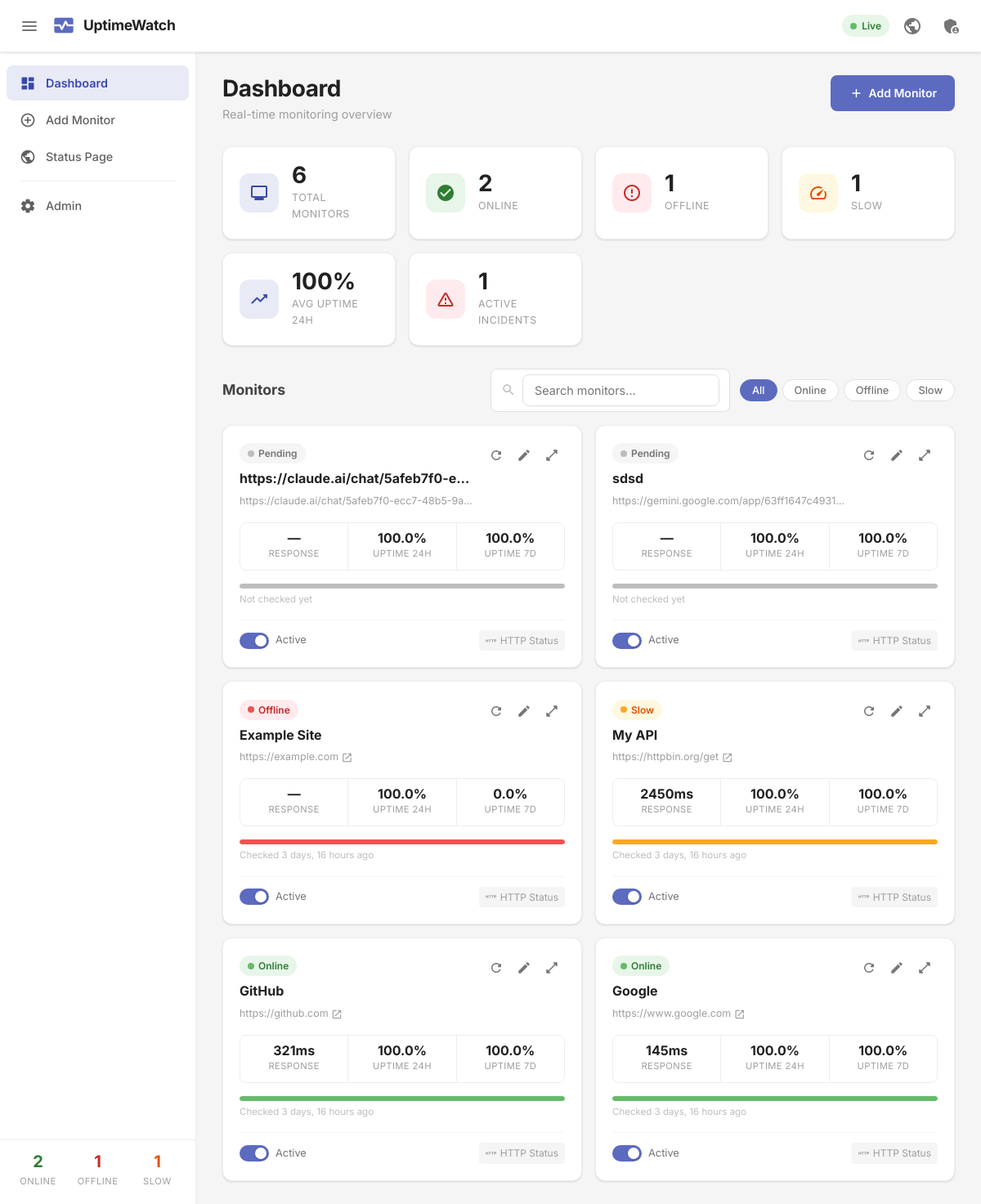
The page / on the database its author committed.
### monitors/models.py (models this page shows, shortened)
class Monitor(models.Model):
    class Status(models.TextChoices):
        ONLINE = 'online', 'Online'
        OFFLINE = 'offline', 'Offline'
        SLOW = 'slow', 'Slow'
        PENDING = 'pending', 'Pending'
    class CheckType(models.TextChoices):
        HTTP = 'http', 'HTTP Status'
        KEYWORD = 'keyword', 'Keyword Search'
    name = models.CharField(max_length=255, help_text="Friendly name for this monitor")
    url = models.URLField(max_length=500, help_text="URL to monitor")
    check_type = models.CharField(
        max_length=20,
        choices=CheckType.choices,
        default=CheckType.HTTP,
    )
    keyword = models.CharField(
        max_length=255,
        blank=True,
        default='',
        help_text="Keyword to search for on the page (only for keyword check type)",
    )
    check_interval = models.PositiveIntegerField(
        default=60,
        help_text="Check interval in seconds",
    )
    timeout = models.PositiveIntegerField(
        default=30,
        help_text="Request timeout in seconds",
    )
    status = models.CharField(
        max_length=20,
        choices=Status.choices,
        default=Status.PENDING,
    )
    is_active = models.BooleanField(default=True)
    last_checked = models.DateTimeField(null=True, blank=True)
    last_response_time = models.FloatField(
        null=True,
        blank=True,
        help_text="Last response time in milliseconds",
    )
    created_at = models.DateTimeField(auto_now_add=True)
    updated_at = models.DateTimeField(auto_now=True)
    class Meta:
        ordering = ['-created_at']
    @property
    def uptime_24h(self):
        since = timezone.now() - timedelta(hours=24)
        logs = self.check_logs.filter(checked_at__gte=since)
        total = logs.count()
        if total == 0:
            return 100.0
        successful = logs.filter(is_up=True).count()
        return round((successful / total) * 100, 2)
    @property
    def uptime_7d(self):
        since = timezone.now() - timedelta(days=7)
        logs = self.check_logs.filter(checked_at__gte=since)
        total = logs.count()
        if total == 0:
            return 100.0
        successful = logs.filter(is_up=True).count()
        return round((successful / total) * 100, 2)

### monitors/views.py (the view)
# urls.py: path('', views.dashboard, name='dashboard'),
def dashboard(request):
    monitors = Monitor.objects.all()
    context = {
        'monitors': monitors,
        'total': monitors.count(),
        'online': monitors.filter(status='online').count(),
        'offline': monitors.filter(status='offline').count(),
        'slow': monitors.filter(status='slow').count(),
    }
    return render(request, 'monitors/dashboard.html', context)

### templates/monitors/dashboard.html (shortened to what this page needs)
{% extends "base.html" %}
{% block content %}
<div class="page-header">
  <div>
    <h1 class="page-title">Dashboard</h1>
    <p class="page-subtitle">Real-time monitoring overview</p>
  </div>
  <a href="{% url 'monitor_create' %}" class="btn btn--primary">
    <span class="material-icons-round">add</span>
    Add Monitor
  </a>
</div>
<div class="stats-grid" id="statsGrid">
  <div class="stat-card">
    <div class="stat-card__icon stat-card__icon--indigo">
      <span class="material-icons-round">monitor</span>
    </div>
    <div class="stat-card__body">
      <div class="stat-card__value" id="stat-total">
      </div>
      <div class="stat-card__label">Total Monitors</div>
    </div>
  </div>
  <div class="stat-card">
    <div class="stat-card__icon stat-card__icon--success">
      <span class="material-icons-round">check_circle</span>
    </div>
    <div class="stat-card__body">
      <div class="stat-card__value" id="stat-online">
      </div>
      <div class="stat-card__label">Online</div>
    </div>
  </div>
  <div class="stat-card">
    <div class="stat-card__icon stat-card__icon--error">
      <span class="material-icons-round">error_outline</span>
    </div>
    <div class="stat-card__body">
      <div class="stat-card__value" id="stat-offline">
      </div>
      <div class="stat-card__label">Offline</div>
    </div>
  </div>
  <div class="stat-card">
    <div class="stat-card__icon stat-card__icon--warning">
      <span class="material-icons-round">speed</span>
    </div>
    <div class="stat-card__body">
      <div class="stat-card__value" id="stat-slow">
      </div>
      <div class="stat-card__label">Slow</div>
    </div>
  </div>
  <div class="stat-card">
    <div class="stat-card__icon stat-card__icon--indigo">
      <span class="material-icons-round">trending_up</span>
    </div>
    <div class="stat-card__body">
      <div class="stat-card__value" id="stat-uptime">
      </div>
      <div class="stat-card__label">Avg Uptime 24h</div>
    </div>
  </div>
  <div class="stat-card">
    <div class="stat-card__icon stat-card__icon--error">
      <span class="material-icons-round">warning_amber</span>
    </div>
    <div class="stat-card__body">
      <div class="stat-card__value" id="stat-incidents">
      </div>
      <div class="stat-card__label">Active Incidents</div>
    </div>
  </div>
</div>
<div class="section-header">
  <h2 class="section-title">Monitors</h2>
  <div class="section-actions">
    <div class="search-box">
      <span class="material-icons-round">search</span>
      <input type="text" id="monitorSearch" placeholder="Search monitors…" class="search-input" />
    </div>
    <div class="filter-chips" id="filterChips">
      <button class="chip chip--active" data-filter="all">All</button>
      <button class="chip" data-filter="online">Online</button>
      <button class="chip" data-filter="offline">Offline</button>
      <button class="chip" data-filter="slow">Slow</button>
    </div>
  </div>
</div>
{% if not monitors %}
<div class="empty-state">
  <span class="material-icons-round empty-state__icon">monitor_heart</span>
  <h3>No monitors yet</h3>
  <p>Add your first monitor to start tracking uptime and response times.</p>
  <a href="{% url 'monitor_create' %}" class="btn btn--primary">
    <span class="material-icons-round">add</span>
    Add Your First Monitor
  </a>
</div>
{% else %}
<div class="monitors-grid" id="monitorsGrid">
  {% for monitor in monitors %}
  <div class="monitor-card" data-status="{{ monitor.status }}" data-name="{{ monitor.name|lower }}" data-id="{{ monitor.id }}">
    <div class="monitor-card__header">
      <div class="monitor-card__info">
        <div class="status-badge status-badge--{{ monitor.status }}">
          <span class="status-dot"></span>
          {{ monitor.get_status_display }}
        </div>
        <h3 class="monitor-card__name">{{ monitor.name }}</h3>
        <a href="{{ monitor.url }}" class="monitor-card__url" target="_blank" rel="noopener">
          {{ monitor.url|truncatechars:45 }}
          <span class="material-icons-round" style="font-size:14px;vertical-align:middle;">open_in_new</span>
        </a>
      </div>
      <div class="monitor-card__actions">
        <button class="icon-btn icon-btn--sm check-now-btn" data-id="{{ monitor.id }}" title="Check Now">
          <span class="material-icons-round">refresh</span>
        </button>
        <a href="{% url 'monitor_edit' monitor.pk %}" class="icon-btn icon-btn--sm" title="Edit">
          <span class="material-icons-round">edit</span>
        </a>
        <a href="{% url 'monitor_detail' monitor.pk %}" class="icon-btn icon-btn--sm" title="Details">
          <span class="material-icons-round">open_in_full</span>
        </a>
      </div>
    </div>
    <div class="monitor-card__metrics">
      <div class="metric">
        <span class="metric__value" id="rt-{{ monitor.id }}">
          {% if monitor.last_response_time %}{{ monitor.last_response_time|floatformat:0 }}ms{% else %}—{% endif %}
        </span>
        <span class="metric__label">Response</span>
      </div>
      <div class="metric">
        <span class="metric__value uptime-value" id="up24-{{ monitor.id }}">{{ monitor.uptime_24h }}%</span>
        <span class="metric__label">Uptime 24h</span>
      </div>
      <div class="metric">
        <span class="metric__value" id="up7d-{{ monitor.id }}">{{ monitor.uptime_7d }}%</span>
        <span class="metric__label">Uptime 7d</span>
      </div>
    </div>
    <div class="uptime-bar-container">
      <div class="uptime-bar">
        <div class="uptime-bar__fill uptime-bar__fill--{{ monitor.status }}"
             style="width: {{ monitor.uptime_24h }}%"></div>
      </div>
      <span class="uptime-bar__label">
        {% if monitor.last_checked %}
          Checked {{ monitor.last_checked|timesince }} ago
        {% else %}
          Not checked yet
        {% endif %}
      </span>
    </div>
    <div class="monitor-card__footer">
      <label class="toggle-switch" title="{% if monitor.is_active %}Pause monitoring{% else %}Resume monitoring{% endif %}">
        <span class="toggle-slider"></span>
        <span class="toggle-label">{% if monitor.is_active %}Active{% else %}Paused{% endif %}</span>
      </label>
      <span class="check-type-badge">
        <span class="material-icons-round" style="font-size:14px;">
        </span>
        {{ monitor.get_check_type_display }}
      </span>
    </div>
  </div>
  {% endfor %}
</div>
{% endif %}
{% endblock %}

### rows shown on the page
Monitor: status "Pending", name "https://claude.ai/chat/5afeb7f0-e…", url "https://claude.ai/chat/5afeb7f0-ecc7-48b5-9a…", uptime_24h "100.0", uptime_7d "100.0", shows "Not checked yet", is_active "Active", check_type "HTTP Status"
Monitor: status "Pending", name "sdsd", url "https://gemini.google.com/app/63ff1647c4931…", uptime_24h "100.0", uptime_7d "100.0", shows "Not checked yet", is_active "Active", check_type "HTTP Status"
Monitor: status "Offline", name "Example Site", url "https://example.com", uptime_24h "100.0", uptime_7d "0.0", last_checked "3 days, 16 hours", is_active "Active", check_type "HTTP Status"
Monitor: status "Slow", name "My API", url "https://httpbin.org/get", last_response_time "2450", uptime_24h "100.0", uptime_7d "100.0", last_checked "3 days, 16 hours", is_active "Active", check_type "HTTP Status"
Monitor: status "Online", name "GitHub", url "https://github.com", last_response_time "321", uptime_24h "100.0", uptime_7d "100.0", last_checked "3 days, 16 hours", is_active "Active", check_type "HTTP Status"
Monitor: status "Online", name "Google", url "https://www.google.com", last_response_time "145", uptime_24h "100.0", uptime_7d "100.0", last_checked "3 days, 16 hours", is_active "Active", check_type "HTTP Status"
